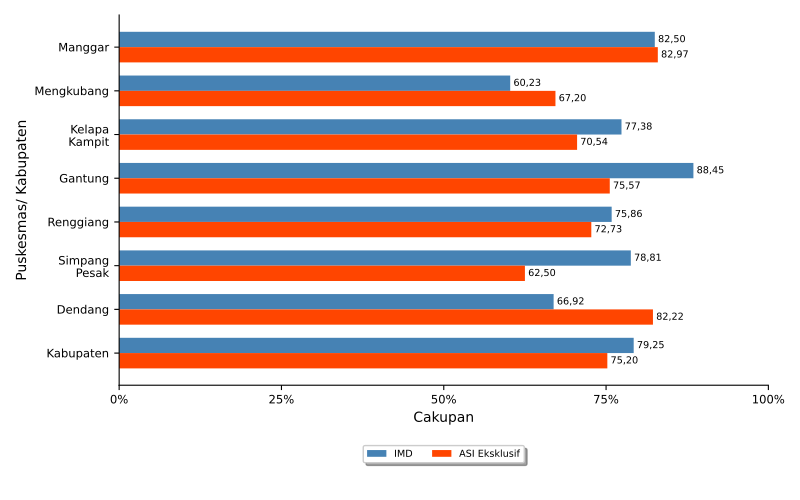

The script that saved this image:
import numpy as np
import matplotlib.pyplot as plt
import pandas
from textwrap import wrap
from matplotlib.ticker import FuncFormatter
import locale
# locale.setlocale(locale.LC_ALL, 'id_ID.UTF8')
locale.setlocale(locale.LC_ALL, 'Indonesian_indonesia.1252')

import sys, os, inspect
currentdir = os.path.dirname(os.path.abspath(inspect.getfile(inspect.currentframe())))
parentdir = os.path.dirname(currentdir)
sys.path.insert(0, parentdir)

berkasData = currentdir +'\\bab_05_15_dataASIeksklusif.csv'
berkasSimpan = currentdir +'\\bab_05_15_ASIeksklusif.pdf'
# judulDiagram = 'Cakupan Inisiasi Menyusui Dini & ASI Eksklusif\nTahun 2021'
sumbuX = 'Cakupan'
sumbuY = 'Puskesmas/ Kabupaten'
tickerSumbuX = np.arange(0,110,25)

# read data file
colnames = ['puskesmas','IMD','ASI']
data = pandas.read_csv(berkasData, names=colnames, sep=';')
puskesmas = data.puskesmas.tolist()
bar1 = data.IMD.tolist()
bar2 = data.ASI.tolist()

ind = np.arange(len(puskesmas))  # the x locations for the groups
width = 0.35       # the width of the bars

# make bars
fig, ax = plt.subplots()
rects1 = ax.barh(ind, bar1, width, color='steelblue', label='IMD')
rects2 = ax.barh(ind + width, bar2, width, color='orangered', label = 'ASI Eksklusif')

# add some text for labels, title and axes ticks
# ax.set_title(judulDiagram)
ax.set_xlabel(sumbuX)
ax.set_xticks(tickerSumbuX)
ax.xaxis.set_major_formatter(FuncFormatter(lambda x, pos: "{:n}%".format(x)))

ax.set_ylabel(sumbuY)
ax.set_yticks(ind+0.5*width)
ax.set_yticklabels(list([ '\n'.join(wrap(l, 10)) for l in puskesmas ]))
ax.invert_yaxis()

ax.tick_params(axis='both', which='major', labelsize='small')
ax.spines['top'].set_visible(False)
ax.spines['right'].set_visible(False)

# make legend box
box = ax.get_position()
ax.set_position([box.x0, box.y0 + box.height * 0.1, box.width, box.height * 0.9])
ax.legend(fontsize='x-small', loc='upper center', bbox_to_anchor=(0.5, -0.15), fancybox=True, shadow=True, ncol=2)

# add data label
for i, v in enumerate(bar1):
    ax.text(v+0.5, i, locale.format_string("%.2f", v), ha='left', va='center', fontsize='x-small')
for i, v in enumerate(bar2):
    ax.text(v+0.5, i+0.35, locale.format_string("%.2f", v), ha='left', va='center', fontsize='x-small')

# finishing
pyrfig = plt.figure(1)
pyrfig.set_figwidth(8)
pyrfig.set_figheight(5)
# tight_layout to make consistent size
# adjust subplot to make room for legend
fig.subplots_adjust(bottom=-0.15)
plt.tight_layout()
# plt.savefig(berkasSimpan)
# plt.close(pyrfig)
plt.show()
